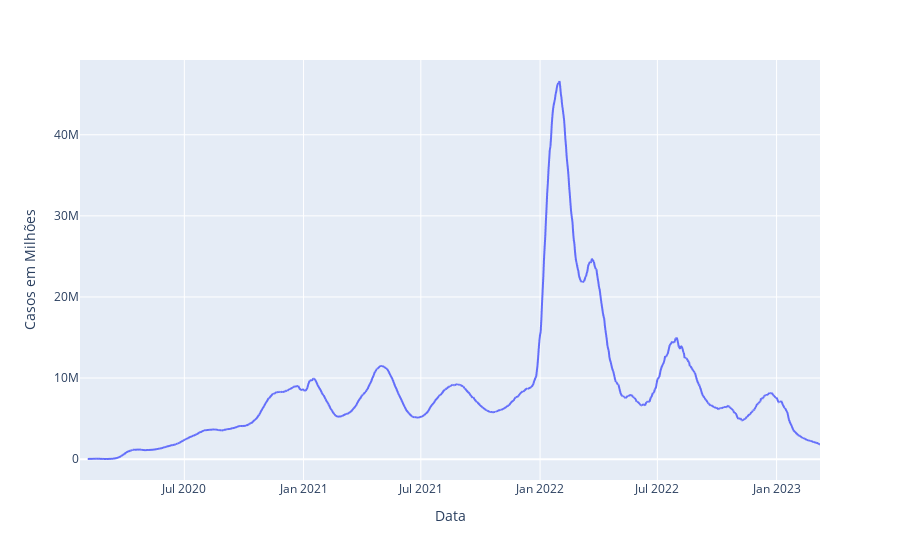

The notebook cell this image was saved under:
### Markdown cell above
### • Como foi a evolução mundial da COVID-19?

### Code cell
fig_1 = px.line(df_casos, x="date", y="World",
               labels={
                   "date":"Data",
                   "World":"Casos em Milhões"
               })

fig_1.show()

### Figure 1 — Plotly figure (JSON) as saved in the notebook; plotly's stock layout.template omitted (floating-point values rounded to 4 significant figures; data arrays with more than 128 entries replaced by an {"elided": "..."} marker saying what was removed)
{"data": [{"hovertemplate": "Data=%{x}<br>Casos em Milhões=%{y}<extra></extra>", "legendgroup": "", "line": {"color": "#636efa", "dash": "solid"}, "marker": {"symbol": "circle"}, "mode": "lines", "name": "", "showlegend": false, "type": "scattergl", "x": {"elided": "1143 str values"}, "xaxis": "x", "y": {"elided": "1143 int values"}, "yaxis": "y"}], "layout": {"autosize": true, "legend": {"tracegroupgap": 0}, "margin": {"t": 60}, "xaxis": {"anchor": "y", "autorange": true, "domain": [0, 1], "range": ["2020-01-22", "2023-03-09"], "title": {"text": "Data"}, "type": "date"}, "yaxis": {"anchor": "x", "autorange": true, "domain": [0, 1], "range": [-2573000.0, 49220000.0], "title": {"text": "Casos em Milhões"}, "type": "linear"}}}
